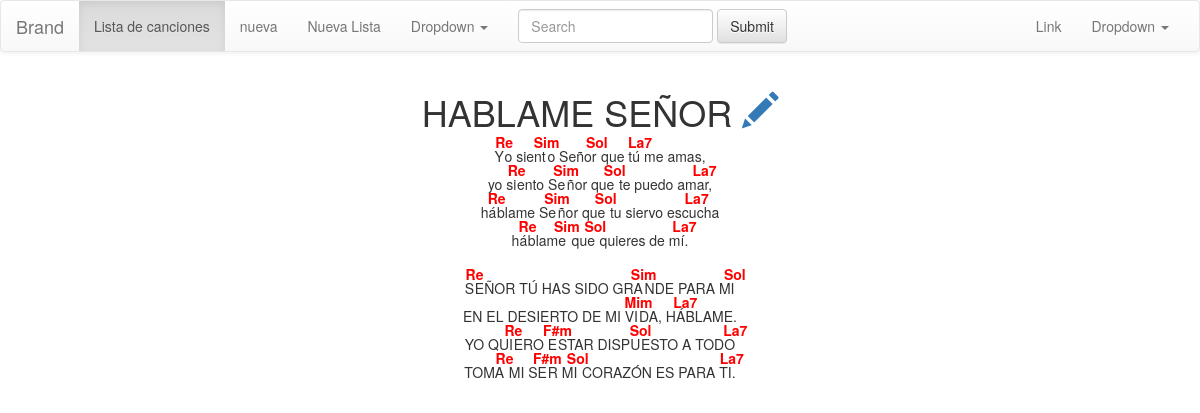
The page /song/6/ on the database its author committed.
### songs/models.py (models this page shows, shortened)
class Song(models.Model):
    name = models.CharField('Nombre', max_length=200)
    lyrics = models.TextField('Contenido')
    lyrics_edit_view = models.TextField('Edicion')
    lyrics_formated = models.TextField('Contenido HTML')

### songs/views.py (the view)
# urls.py: url(r'^song/(?P<pk>[-\w]+)/$', SongDetailView.as_view(), name='song-detail'),
class SongDetailView(DetailView):
    model = Song
    template_name = 'song_detail.html'

### songs/templates/song_detail.html (shortened to what this page needs)
{% extends "base.html" %}
{% load staticfiles %}
{% block content %}
<div class="text-center">
  <h1 >
  	{{ object.name }}
  	<a href="/song/edit/{{object.id}}/" class="hidden-xs">
  		<i class="glyphicon glyphicon-pencil"></i>
  	</a>
  </h1>
  {{ object.lyrics_formated|safe }}
</div>
{% endblock %}
{% block css %}
  <link rel='stylesheet' href='{% static "main.css"%}?v=1'/>
{% endblock %}

### songs/static/main.css (style rules this page uses)
.tone { position: relative; top: -1em; margin: -attr(height); line-height: 2em; color:red; }

### rows shown on the page
Song: name "HABLAME SEÑOR", lyrics_formated "Y Re o sient Sim o Señor Sol que tú La7 me amas, yo si Re ento Se Sim ñor que Sol te puedo ama La7 r, há Re blame Se Sim ñor que Sol tu siervo escu La7 cha há Re blame Sim que Sol quieres de mí La7 . S Re EÑOR TÚ HAS SIDO GRA Sim NDE PARA MI Sol EN EL DESIERTO DE MI VI Mim DA, HÁ La7 BLAME. YO QUI Re ERO E F#m STAR DISPU Sol ESTO A TODO La7 TOMA Re MI SE F#m R MI Sol CORAZÓN ES PARA TI La7 ."
